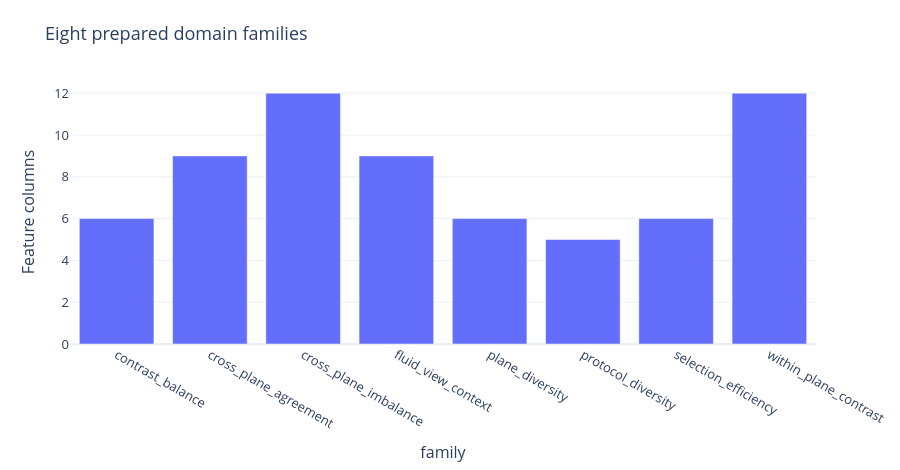

Here is the notebook cell this chart was saved with:
### Markdown cell above
## 02. Domain-family coverage

Eight new families have explicit formulas and tests. Column count measures implementation scope, not predictive strength.

### Code cell
figure = round1_figure(DIRECTORY, 2)
figure.show(renderer='plotly_mimetype')

### Figure 1 — Plotly figure (JSON) as saved in the notebook; plotly's stock layout.template omitted (floating-point values rounded to 4 significant figures)
{"data": [{"hovertemplate": "family=%{x}<br>columns=%{y}<extra></extra>", "legendgroup": "", "marker": {"color": "#636efa", "pattern": {"shape": ""}}, "name": "", "orientation": "v", "showlegend": false, "textposition": "auto", "type": "bar", "x": ["contrast_balance", "cross_plane_agreement", "cross_plane_imbalance", "fluid_view_context", "plane_diversity", "protocol_diversity", "selection_efficiency", "within_plane_contrast"], "xaxis": "x", "y": [6, 9, 12, 9, 6, 5, 6, 12], "yaxis": "y"}], "layout": {"barmode": "relative", "font": {"size": 13}, "height": 470, "legend": {"tracegroupgap": 0}, "margin": {"b": 100, "l": 70, "r": 25, "t": 80}, "title": {"text": "Eight prepared domain families"}, "xaxis": {"anchor": "y", "domain": [0, 1], "title": {"text": "family"}}, "yaxis": {"anchor": "x", "domain": [0, 1], "title": {"text": "Feature columns"}}}}
